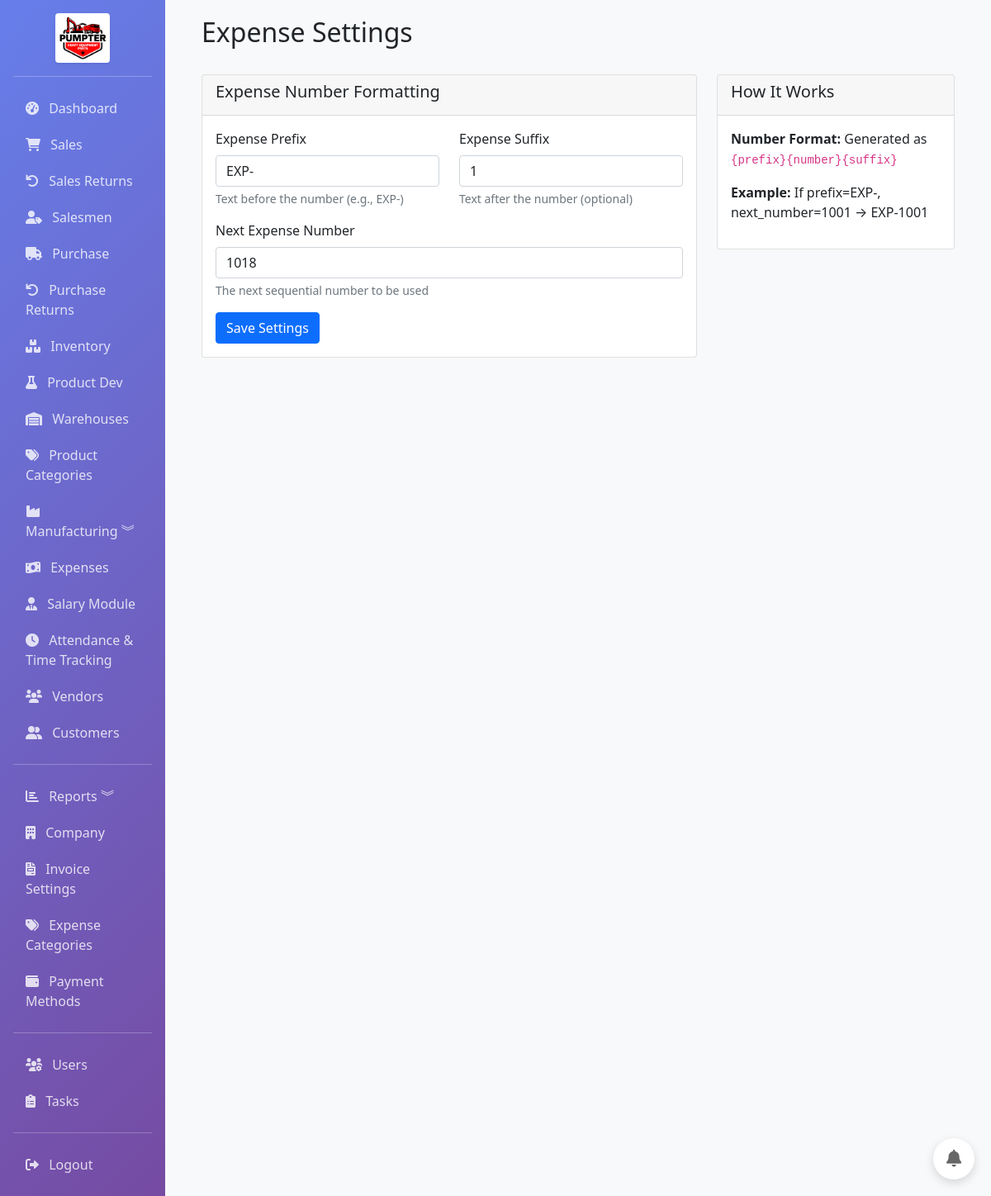
The page /accounting/expense-settings (signed in) on the database its author committed.
### app/models.py (models this page shows, shortened)
class ExpenseSettings(db.Model):
    __tablename__ = 'expense_settings'
    id = db.Column(db.Integer, primary_key=True)
    expense_prefix = db.Column(db.String(10), default='EXP-')
    expense_suffix = db.Column(db.String(10), default='')
    next_number = db.Column(db.Integer, default=1)
    date_format = db.Column(db.String(20), default='%Y-%m-%d')  # Python strftime format
    created_at = db.Column(db.DateTime, default=datetime.utcnow)
    updated_at = db.Column(db.DateTime, default=datetime.utcnow, onupdate=datetime.utcnow)

### app/routes/accounting.py (the view, shortened to what this page needs)
@bp.route('/expense-settings', methods=['GET', 'POST'])
@login_required
def expense_settings():
    from app.models import ExpenseSettings
    from app.forms import ExpenseSettingsForm
    settings = ExpenseSettings.query.first()
    form = ExpenseSettingsForm(obj=settings)
    return render_template('accounting/expense_settings.html', settings=settings, form=form)

### app/forms.py
class ExpenseSettingsForm(FlaskForm):
    expense_prefix = StringField('Expense Prefix', default='EXP-')
    expense_suffix = StringField('Expense Suffix')
    next_number = IntegerField('Next Expense Number', default=1)

### app/models.py (called while the page is built)
    @property
    def is_admin(self):
        return self.role == 'admin'

### app/templates/accounting/expense_settings.html (shortened to what this page needs)
{% extends "base.html" %}
{% block content %}
<div class="container-fluid">
    <div class="d-flex justify-content-between align-items-center mb-4">
        <h2>Expense Settings</h2>
    </div>
    <div class="row">
        <div class="col-md-8">
            <div class="card">
                <div class="card-header">
                    <h5>Expense Number Formatting</h5>
                </div>
                <div class="card-body">
                    <form method="POST">
                        <div class="row">
                            <div class="col-md-6">
                                <div class="mb-3">
                                    <label for="expense_prefix" class="form-label">Expense Prefix</label>
                                    {{ form.expense_prefix(class="form-control") }}
                                    <div class="form-text">Text before the number (e.g., EXP-)</div>
                                </div>
                            </div>
                            <div class="col-md-6">
                                <div class="mb-3">
                                    <label for="expense_suffix" class="form-label">Expense Suffix</label>
                                    {{ form.expense_suffix(class="form-control") }}
                                    <div class="form-text">Text after the number (optional)</div>
                                </div>
                            </div>
                        </div>
                        <div class="mb-3">
                            <label for="next_number" class="form-label">Next Expense Number</label>
                            {{ form.next_number(class="form-control") }}
                            <div class="form-text">The next sequential number to be used</div>
                        </div>
                        <button type="submit" class="btn btn-primary">Save Settings</button>
                    </form>
                </div>
            </div>
        </div>
        <div class="col-md-4">
            <div class="card">
                <div class="card-header">
                    <h5>How It Works</h5>
                </div>
                <div class="card-body">
                    <p><strong>Number Format:</strong> Generated as <code>{prefix}{number}{suffix}</code></p>
                    <p><strong>Example:</strong> If prefix=EXP-, next_number=1001 → EXP-1001</p>
                </div>
            </div>
        </div>
    </div>
</div>
{% endblock %}

### rows shown on the page
ExpenseSettings: expense_prefix "EXP-", expense_suffix "1", next_number "1018"
